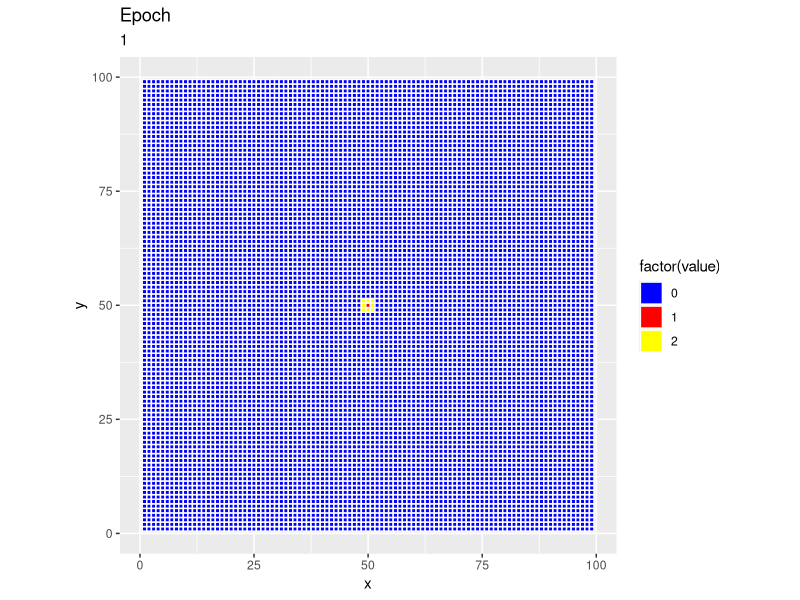

Write the R code that produced this figure.
#Variables and const
r1=0
epo=1
epoches=1
#Strategy dataframe creation
full_row0 = rep("C", 99)
dataframe_row<- data.frame(full_row0)

for(i in 1:98) {                                   # Head of for-loop
  full_row <- rep("C", nrow(dataframe_row))                       # Create new column
  dataframe_row[ , ncol(dataframe_row) + 1] <- full_row                  # Append new column
  colnames(dataframe_row)[ncol(dataframe_row)] <- paste0("full_row", i)  # Rename column name
}

#Temp Strategy dataframe creation
full_row0_tmp = rep("O", 99)
dataframe_str_temp<- data.frame(full_row0_tmp)

for(i in 1:98) {                                   # Head of for-loop
  full_row <- rep("O", nrow(dataframe_str_temp))                       # Create new column
  dataframe_str_temp[ , ncol(dataframe_str_temp) + 1] <- full_row                  # Append new column
  colnames(dataframe_str_temp)[ncol(dataframe_str_temp)] <- paste0("full_row", i)  # Rename column name
}

dataframe_row[[50]][50]<-"D"
dataframe_row # D/C data on the first step

dataframe_str_temp=dataframe_row

#dataframe creation (PAYOFF)
full_row0 = rep(0, 99)
dataframe_payoff<- data.frame(full_row0)

for(i in 1:98) {                                   # Head of for-loop
  full_row <- rep(0, nrow(dataframe_payoff))                       # Create new column
  dataframe_payoff[ , ncol(dataframe_payoff) + 1] <- full_row                  # Append new column
  colnames(dataframe_payoff)[ncol(dataframe_payoff)] <- paste0("full_row", i)  # Rename column name
}
dataframe_payoff
# Nines on the border
for(i in 1:99){
  dataframe_payoff[[1]][i]<-9
  dataframe_payoff[[99]][i]<-9
  dataframe_payoff[[i]][1]<-9
  dataframe_payoff[[i]][99]<-9
}

#CREATION OF 3*3 CALCULATION DATAFRAME
row1 <-c(0,0,0)
row2 <-c(0,0,0)
row3 <-c(0,0,0)
Calc_datafr_3_3 <- data.frame(row1, row2, row3)
Calc_datafr_strategy <- data.frame(row1, row2, row3)

#CREATION OF Visualisation DATAFRAME

Visualisation_dataframe<-matrix(0:0, nrow = 99, ncol = 99) 





#FIRST STAGE
#CALCULATION OF PAYOFF (SUM)
sum_f <- function(proc_place_row,proc_place_col){
r1=0
for (row in (proc_place_row-1):(proc_place_row+1)) {
  for (col in (proc_place_col-1):(proc_place_col+1)) {
    #print(paste('Row', row, 'col', col, 'value', dataframe_row[[row]][col]))
    
    subres <- paste0(dataframe_row[[proc_place_row]][proc_place_col],dataframe_row[[row]][col])
    if(subres == "DC"){
     res=1.9
    }else {
      if(subres == "CC"){
        res=1
      }else{
        if(subres == "CD"){
          res=0}
        else{
          if(subres == "DD"){
            res=0
          }
        }
      }
    }
    r1=r1+res
    #print(r1)
  }
}
return(r1)
}

for (row in 2:98) {
 for (col in 2:98) {
dataframe_payoff[[row]][col] = sum_f(row,col)
}}
dataframe_payoff




#Changing strategy
Dominant_Strat_3_3 <- function(proc_place_row,proc_place_col){
  #proc_place_row=12
  #proc_place_col=12
  r1=0 
  pay=dataframe_payoff[[proc_place_row]][proc_place_col]
  strategy=dataframe_row[[proc_place_row]][proc_place_col]
  for (row in (proc_place_row-1):(proc_place_row+1)) {
    for (col in (proc_place_col-1):(proc_place_col+1)) {
     # print(paste('Row', row, 'col', col, 'value', dataframe_payoff[[row]][col]))
     
      
      if (dataframe_payoff[[row]][col]>pay)
      {pay=dataframe_payoff[[row]][col]
      strategy=dataframe_row[[row]][col]}
      
      
    }
  }
  #print(strategy)
  return(strategy)
}






for (row_dt in 2:98) {
  for (col_dt in 2:98) {

strategy<-Dominant_Strat_3_3(row_dt,col_dt)
    dataframe_str_temp[[row_dt]][col_dt]<-strategy
      }
  }



#VISUALIZATION
# Library
for (row in 2:98) {
  for (col in 2:98) {
    if(dataframe_str_temp[[row]][col]=="D" & dataframe_row[[row]][col]=="D"){Visualisation_dataframe[row,col]=1}
    if(dataframe_str_temp[[row]][col]=="C" & dataframe_row[[row]][col]=="C"){Visualisation_dataframe[row,col]=0} 
    if(dataframe_str_temp[[row]][col]=="D" & dataframe_row[[row]][col]=="C"){Visualisation_dataframe[row,col]=2} 
    if(dataframe_str_temp[[row]][col]=="C" & dataframe_row[[row]][col]=="D"){Visualisation_dataframe[row,col]=3} 
    
    
  }}

rotate <- function(x) t(apply(x, 2, rev))
Visualisation_dataframe_rotated<-rotate(Visualisation_dataframe)


# Library  https://r-charts.com/correlation/heat-map-ggplot2/
# Transform the matrix in long format
library(reshape)
df <- melt(Visualisation_dataframe_rotated)
colnames(df) <- c("x", "y", "value")

# save histogram in jpeg format in current directory
#jpeg(file="D:/lattice.jpeg", width=1000, height=1000)

library(ggplot2)
ggplot(df, aes(x = x, y = y, fill = factor(value))) +   #https://statisticsglobe.com/r-error-continuous-value-supplied-to-discrete-scale
  geom_tile(color = "white",
            lwd = 0.5,
            linetype = 1) +
  coord_fixed()+labs(title = "Epoch")+labs(subtitle = epo)+
  scale_fill_manual(values = c("0"="blue","1"="red", "2"="yellow", "3"="green"))
 epo=epo+1
# call this function to save the file 
#dev.off()



dataframe_row=dataframe_str_temp
